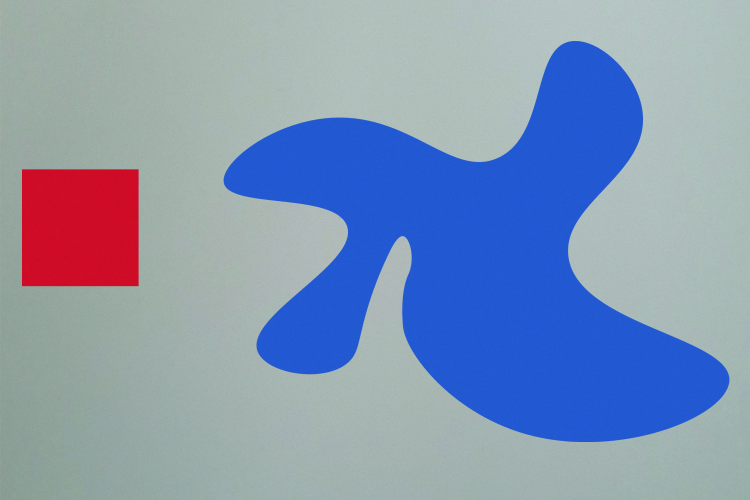
#> input picture test_images/2d/2pr/7_prieksa.jpg, 1500 x 1000 px (shown at 1/2 size)
$ python measure_volume.py   (older library calls are emulated)
#> lines starting #> are read from the running program, lines starting #| are printed output that depends on the picture; after the words box and inside, x2 and y2 are one past the last pixel; in counts of white or black regions, pixels touching at a corner belong together
import cv2
import numpy as np
import urllib.request
import imutils
from imutils import contours
from imutils import perspective
import math
from scipy.spatial import distance

image = cv2.imread('test_images/2d/2pr/7_prieksa.jpg')
#> image is the input picture: shape (1000, 1500, 3); mean B, G, R 179.9, 150.6, 132.1
volImage = cv2.imread('test_images/3d/7_sanskats.jpg')
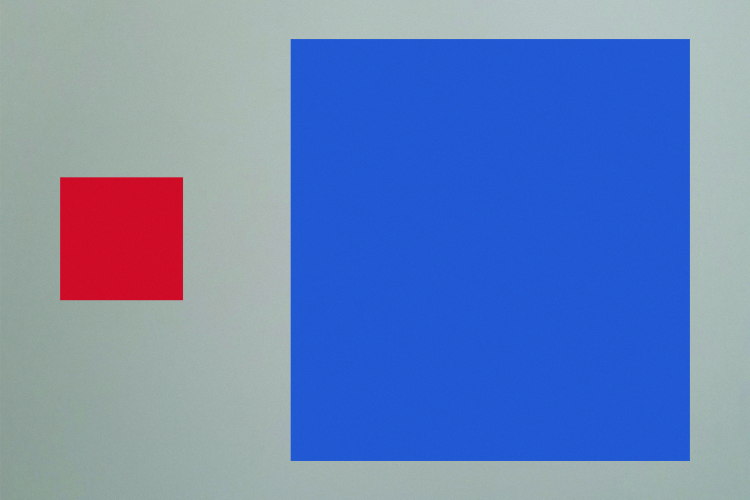
#> input picture test_images/3d/7_sanskats.jpg, 1500 x 1000 px (shown at 1/2 size)
#> volImage is the input picture: shape (1000, 1500, 3); mean B, G, R 184.3, 131, 105.4

refArea = 400 # Reference area
refAreaUnit = 'cm^2' # Reference area measurement units

refVolHeight = 20 # Volume reference object's height
refVolWidth = 20 # Volume reference object's width
refVolArea = refVolHeight * refVolWidth
refVolUnit = 'cm' # Volume reference object's units

scale_percent = 100 # percent of original size
width = int(image.shape[1] * scale_percent / 100)
#> width = 1500
height = int(image.shape[0] * scale_percent / 100)
#> height = 1000
dim = (width, height)
#> dim = (1500, 1000)

img = cv2.resize(image.copy(), dim)
volImg = cv2.resize(volImage.copy(), dim)

gray = cv2.cvtColor(img, cv2.COLOR_BGR2GRAY)
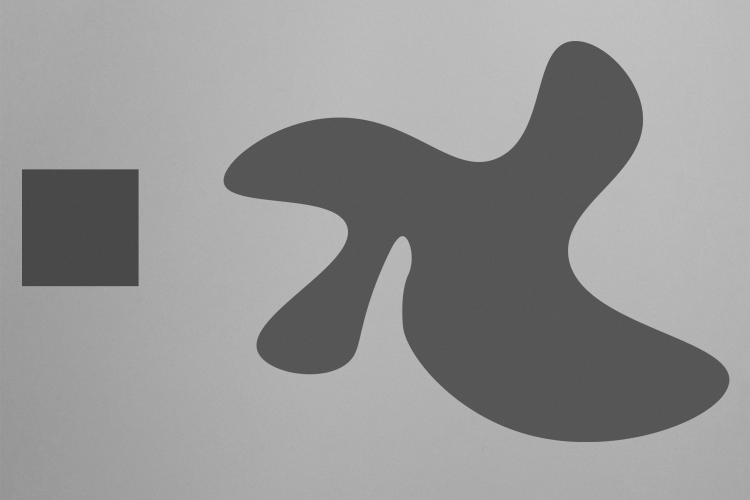
#> gray: shape (1000, 1500) (shown at 1/2 size); min 67, max 200, mean 148.3
volGray = cv2.cvtColor(volImg, cv2.COLOR_BGR2GRAY)
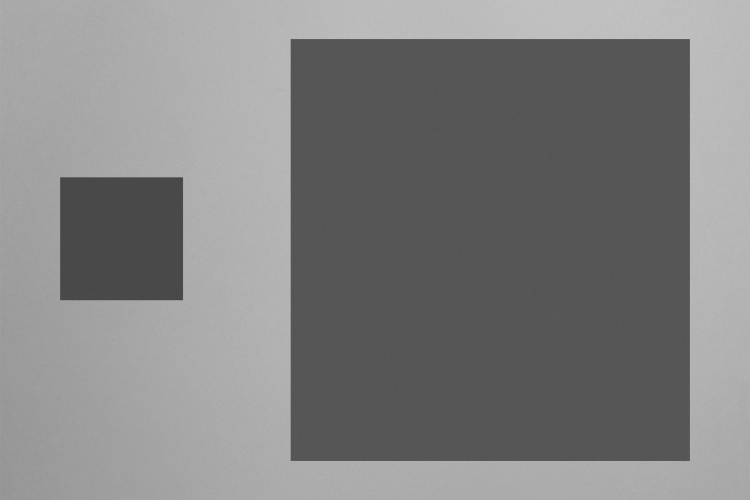
#> volGray: shape (1000, 1500) (shown at 1/2 size); min 67, max 200, mean 129.4
gray = cv2.GaussianBlur(gray, (5, 5), 0)
volGray = cv2.GaussianBlur(volGray, (5, 5), 0)

edges = cv2.Canny(gray, 50, 100)
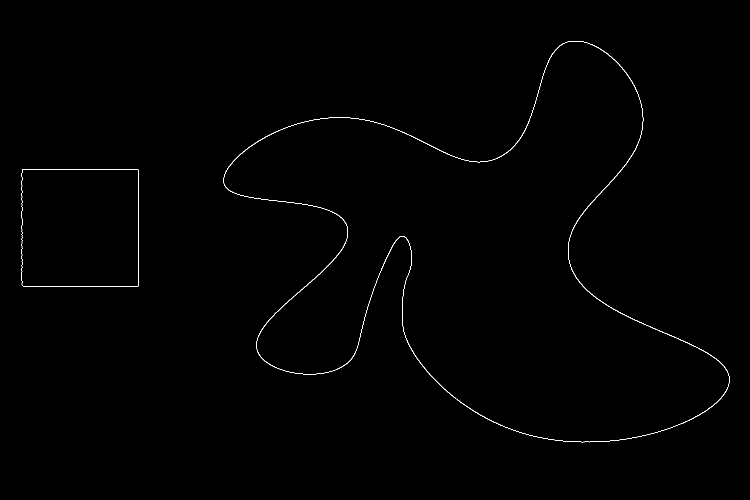
#> edges: shape (1000, 1500) (shown at 1/2 size); 0.37% white in thin lines or dots, all inside (x1, y1, x2, y2) = (43, 82, 1459, 885)
edges = cv2.dilate(edges, None, iterations=1)
#> edges: shape (1000, 1500); 1.2% white; 2 white regions, box (x1, y1, x2, y2) and area: (446, 81, 1460, 886) 14755, (42, 337, 279, 574) 2889
edges = cv2.erode(edges, None, iterations=1)
volEdges = cv2.Canny(volGray, 50, 100)
#> volEdges: shape (1000, 1500); 0.28% white in thin lines or dots, all inside (x1, y1, x2, y2) = (120, 78, 1380, 923)
volEdges = cv2.dilate(volEdges, None, iterations=1)
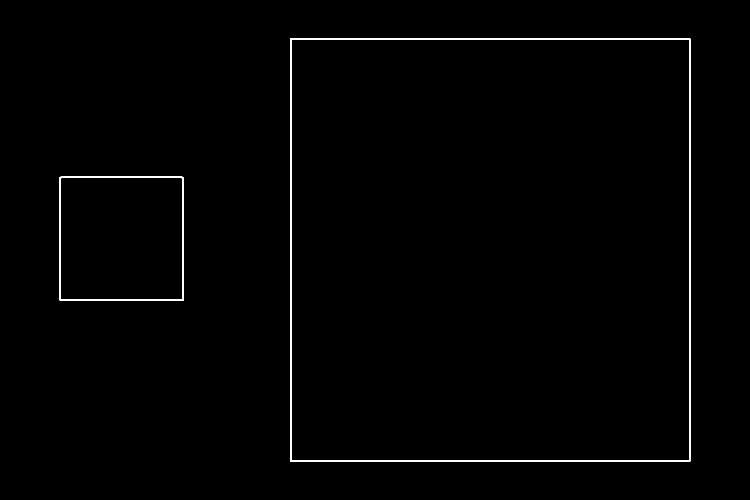
#> volEdges: shape (1000, 1500) (shown at 1/2 size); 0.86% white; 2 white regions, box (x1, y1, x2, y2) and area: (580, 77, 1381, 924) 9858, (119, 353, 368, 602) 2991
volEdges = cv2.erode(volEdges, None, iterations=1)

_, rawCntrs, _ = cv2.findContours(edges.copy(), cv2.RETR_EXTERNAL, cv2.CHAIN_APPROX_NONE)
#> rawCntrs = 2 contours; box (x1, y1, x2, y2) and area: (447, 82, 1459, 885) 389616, (43, 338, 278, 573) 54668
# Sort the contours as they are in the picture
(cntrs, _) = contours.sort_contours(rawCntrs)
#> cntrs has the same summary as rawCntrs

refCnt = cntrs[0]
#> refCnt = contour of 929 points, box (x1, y1, x2, y2) (43, 338, 278, 573), area 54668
refCntArea = cv2.contourArea(refCnt)
#> refCntArea = 54668.5
refUnitPerPix = refArea / refCntArea
#> refUnitPerPix = 0.00732

refCntBox = cv2.minAreaRect(refCnt)
#> refCntBox = ((160, 455), (234, 234), -90)
refCntBox = cv2.cv.BoxPoints(refCntBox) if imutils.is_cv2() else cv2.boxPoints(refCntBox)
#> refCntBox = ((277, 572), (43, 572), (43, 338), (277, 338))
refCntBox = np.array(refCntBox, dtype="int")
#> refCntBox = [[276, 571], [43, 571], [43, 337], [276, 337]]
refCntBox = perspective.order_points(refCntBox)
#> refCntBox = [[43, 337], [276, 337], [276, 571], [43, 571]]

cv2.drawContours(img, refCnt, -1, (255, 0, 0), 2)
cv2.putText(img, str(refArea) + ' ' + refAreaUnit, (int(refCntBox[0][0]) - 20, int(refCntBox[0][1]) + 20), cv2.FONT_HERSHEY_SIMPLEX, 0.65, (0, 255, 0), 2)
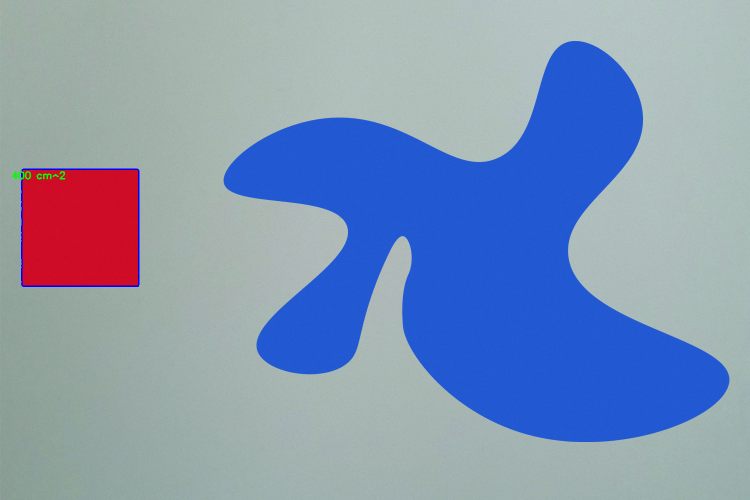
#> img: shape (1000, 1500, 3) (shown at 1/2 size); mean B, G, R 180.1, 150.5, 131.6

objCntrs = cntrs[1:]
#> objCntrs = 1 contour; box (x1, y1, x2, y2) and area: (447, 82, 1459, 885) 389616

for cnt in objCntrs:
    cntrArea = cv2.contourArea(cnt)

    box = cv2.minAreaRect(cnt)
    box = cv2.cv.BoxPoints(box) if imutils.is_cv2() else cv2.boxPoints(box)
    box = np.array(box, dtype="int")

    areaObjHeightPx = box[0][1] - box[1][1]

    # Get the frontal view object's area
    cntrArea = cv2.contourArea(cnt)
    cntrArea = cntrArea * refUnitPerPix # Convert to units
#> this loop made 1 pass
#> (cntrArea, box, areaObjHeightPx) on pass 1: (2850.8, [[626, 1072], [394, 307], [1245, 49], [1477, 814]], 765)

    # cv2.drawContours(img, cnt, -1, (255, 0, 0), 2)
    # cv2.putText(img, str(cntrArea)  + ' ' + refAreaUnit, (int(box[0][0]) - 20, int(box[0][1]) + 20), cv2.FONT_HERSHEY_SIMPLEX, 0.65, (0, 255, 0), 2)

# Calculate object's volume
_, rawVolCntrs, _ = cv2.findContours(volEdges.copy(), cv2.RETR_EXTERNAL, cv2.CHAIN_APPROX_NONE)
#> rawVolCntrs = 2 contours; box (x1, y1, x2, y2) and area: (581, 78, 1380, 923) 672718, (120, 354, 367, 601) 60502
(volCntrs, _) = contours.sort_contours(rawVolCntrs)
#> volCntrs has the same summary as rawVolCntrs

volRefCnt = volCntrs[0]
#> volRefCnt = contour of 979 points, box (x1, y1, x2, y2) (120, 354, 367, 601), area 60502

volRefCntrBox = cv2.minAreaRect(volRefCnt)
#> volRefCntrBox = ((243, 477), (246, 246), -90)
volRefCntrBox = cv2.cv.BoxPoints(volRefCntrBox) if imutils.is_cv2() else cv2.boxPoints(volRefCntrBox)
#> volRefCntrBox = ((366, 600), (120, 600), (120, 354), (366, 354))
volRefCntrBox = np.array(volRefCntrBox, dtype="int")
#> volRefCntrBox = [[365, 599], [120, 599], [120, 353], [365, 353]]
volRefCntrBox = perspective.order_points(volRefCntrBox)
#> volRefCntrBox = [[120, 353], [365, 353], [365, 599], [120, 599]]

# Find the unit per pixel coeficient
cv2.drawContours(volImg, [volRefCntrBox.astype("int")], -1, (255, 0, 0), 2)
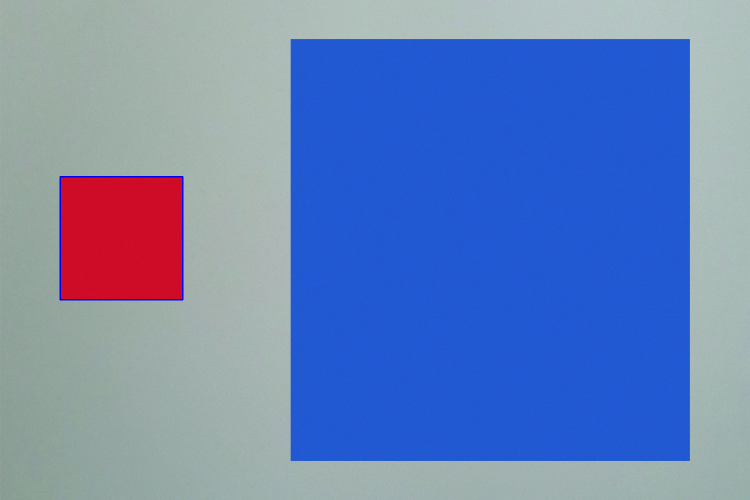
#> volImg: shape (1000, 1500, 3) (shown at 1/2 size); 0.2% of pixels changed, all inside (x1, y1, x2, y2) = (119, 352, 367, 601)
volRefPxWidth = distance.euclidean((volRefCntrBox[0][0], volRefCntrBox[0][1]), (volRefCntrBox[1][0], volRefCntrBox[1][1]))
#> volRefPxWidth = 245

volRefUnitPerPix = refVolWidth / volRefPxWidth
#> volRefUnitPerPix = 0.0816
refVolAreaUnitPerPix = refVolArea * volRefUnitPerPix**2
#> refVolAreaUnitPerPix = 2.67

areaObjHeightUnits = areaObjHeightPx * math.sqrt(refUnitPerPix) # Calculate the area object's height in units to avoid not matching pixel to unit ratios in frontal and side images
#> areaObjHeightUnits = 65.44
areaObjHeightVolPx = areaObjHeightUnits / volRefUnitPerPix
#> areaObjHeightVolPx = 801.6

volObjCntrs = volCntrs[1:]
#> volObjCntrs = 1 contour; box (x1, y1, x2, y2) and area: (581, 78, 1380, 923) 672718
optimizedVolume = roughVolume = 0
volMidYPoint = 0

for cnt in volObjCntrs:
    box = cv2.minAreaRect(cnt)
    box = cv2.cv.BoxPoints(box) if imutils.is_cv2() else cv2.boxPoints(box)
    box = np.array(box, dtype="int")

    volRefPxWidth = distance.euclidean((box[0][0], box[0][1]), (box[3][0], box[3][1]))

    projArea = areaObjHeightVolPx * volRefPxWidth
    volObjArea = cv2.contourArea(cnt)

    projAreaToRealAreaCoef = volObjArea / projArea

    # Calculate the projected (rough) volume and with removed empty spaces (optimized)
    roughVolumePx = volRefPxWidth * cntrArea
    roughVolume = roughVolumePx * volRefUnitPerPix
    optimizedVolume = roughVolume * projAreaToRealAreaCoef

    print(str(optimizedVolume).replace('.', ','))
#> this loop made 1 pass
#> (box, volRefPxWidth, projArea, volObjArea, projAreaToRealAreaCoef, roughVolumePx, roughVolume, optimizedVolume) on pass 1: ([[1379, 922], [581, 922], [581, 78], [1379, 78]], 844, 676552.3, 672718, 0.994, 2406035.7, 196411.1, 195297.9)
#| 195297,92806682608

    # [6 lines of commented-out code are left out]
